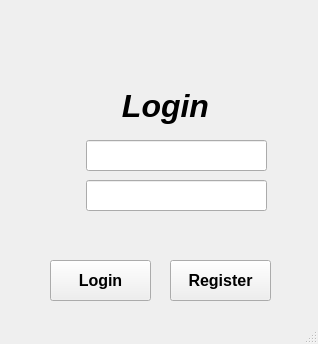
<?xml version="1.0" encoding="UTF-8"?>
<ui version="4.0">
 <class>LoginForm</class>
 <widget class="QMainWindow" name="LoginForm">
  <property name="geometry">
   <rect>
    <x>0</x>
    <y>0</y>
    <width>318</width>
    <height>344</height>
   </rect>
  </property>
  <property name="windowTitle">
   <string>Student Management</string>
  </property>
  <property name="windowIcon">
   <iconset resource="Res_Image.qrc">
    <normaloff>:/Image/Image/folders.png</normaloff>:/Image/Image/folders.png</iconset>
  </property>
  <widget class="QWidget" name="centralwidget">
   <widget class="QLineEdit" name="lineEdit_username">
    <property name="geometry">
     <rect>
      <x>86</x>
      <y>140</y>
      <width>181</width>
      <height>31</height>
     </rect>
    </property>
    <property name="font">
     <font>
      <pointsize>12</pointsize>
      <bold>false</bold>
     </font>
    </property>
    <property name="text">
     <string/>
    </property>
   </widget>
   <widget class="QLabel" name="labelUser">
    <property name="geometry">
     <rect>
      <x>50</x>
      <y>140</y>
      <width>31</width>
      <height>31</height>
     </rect>
    </property>
    <property name="text">
     <string/>
    </property>
    <property name="pixmap">
     <pixmap resource="Res_Image.qrc">:/Image/Image/user.png</pixmap>
    </property>
    <property name="scaledContents">
     <bool>true</bool>
    </property>
   </widget>
   <widget class="QLineEdit" name="lineEdit_password">
    <property name="geometry">
     <rect>
      <x>86</x>
      <y>180</y>
      <width>181</width>
      <height>31</height>
     </rect>
    </property>
    <property name="font">
     <font>
      <pointsize>12</pointsize>
      <bold>false</bold>
     </font>
    </property>
    <property name="text">
     <string/>
    </property>
    <property name="echoMode">
     <enum>QLineEdit::Password</enum>
    </property>
   </widget>
   <widget class="QPushButton" name="pushButtonLogin">
    <property name="geometry">
     <rect>
      <x>50</x>
      <y>260</y>
      <width>101</width>
      <height>41</height>
     </rect>
    </property>
    <property name="font">
     <font>
      <pointsize>12</pointsize>
      <italic>false</italic>
      <bold>true</bold>
     </font>
    </property>
    <property name="cursor">
     <cursorShape>ArrowCursor</cursorShape>
    </property>
    <property name="text">
     <string>Login</string>
    </property>
   </widget>
   <widget class="QLabel" name="labelPassword">
    <property name="geometry">
     <rect>
      <x>50</x>
      <y>180</y>
      <width>31</width>
      <height>31</height>
     </rect>
    </property>
    <property name="text">
     <string/>
    </property>
    <property name="pixmap">
     <pixmap resource="Res_Image.qrc">:/Image/Image/locked.png</pixmap>
    </property>
    <property name="scaledContents">
     <bool>true</bool>
    </property>
   </widget>
   <widget class="QPushButton" name="pushButtonRegister">
    <property name="geometry">
     <rect>
      <x>170</x>
      <y>260</y>
      <width>101</width>
      <height>41</height>
     </rect>
    </property>
    <property name="font">
     <font>
      <pointsize>12</pointsize>
      <bold>true</bold>
     </font>
    </property>
    <property name="text">
     <string>Register</string>
    </property>
   </widget>
   <widget class="QLabel" name="labelLogin">
    <property name="geometry">
     <rect>
      <x>90</x>
      <y>80</y>
      <width>151</width>
      <height>51</height>
     </rect>
    </property>
    <property name="font">
     <font>
      <pointsize>24</pointsize>
      <italic>true</italic>
      <bold>true</bold>
     </font>
    </property>
    <property name="text">
     <string>Login</string>
    </property>
    <property name="alignment">
     <set>Qt::AlignCenter</set>
    </property>
   </widget>
   <widget class="QLabel" name="labelIcon">
    <property name="geometry">
     <rect>
      <x>130</x>
      <y>10</y>
      <width>61</width>
      <height>61</height>
     </rect>
    </property>
    <property name="text">
     <string/>
    </property>
    <property name="pixmap">
     <pixmap resource="Res_Image.qrc">:/Image/Image/folders.png</pixmap>
    </property>
    <property name="scaledContents">
     <bool>true</bool>
    </property>
   </widget>
  </widget>
  <widget class="QMenuBar" name="menubar">
   <property name="geometry">
    <rect>
     <x>0</x>
     <y>0</y>
     <width>318</width>
     <height>25</height>
    </rect>
   </property>
  </widget>
  <widget class="QStatusBar" name="statusbar"/>
 </widget>
 <resources>
  <include location="Res_Image.qrc"/>
 </resources>
 <connections/>
</ui>
